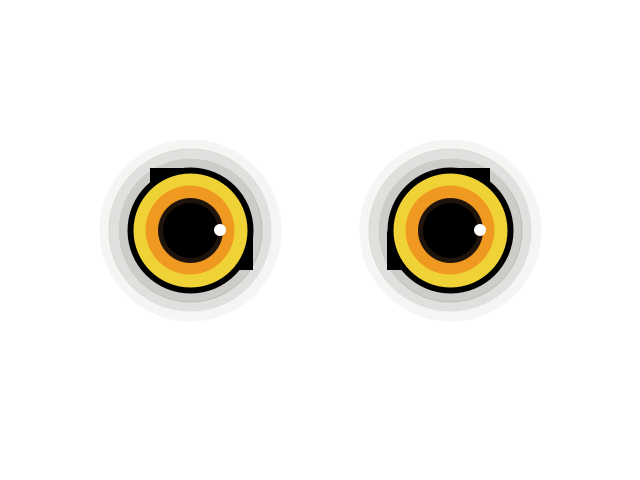
Frame 1 (no input)
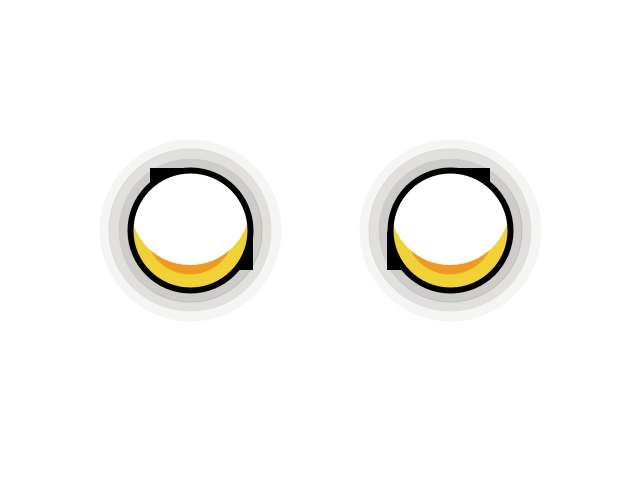
Frame 60 (the mouse pressed at the canvas centre just before this capture)
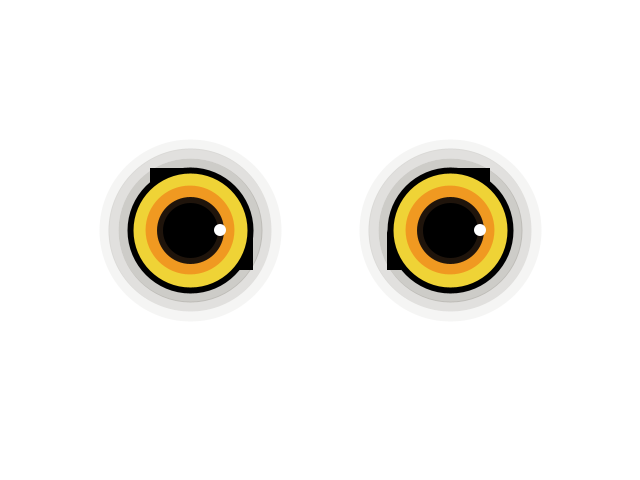
Frame 120 (the mouse held since frame 60 and released just before this capture)

The Processing sketch that drew these frames (run headless with seeded random() and noise(); from frame 60 on, the mouse is pressed at the canvas centre):

// Processing sketch: processing_7187
// ── processing_7187.pde


 int ex= 320;
 int ey= 230;
 int eh =120;
 int ew= 120;
 int s=130;
 int d= eh/2+7;
 int d2= eh/2+2;
 float blink=100;
 float anger;
boolean bg =false;
 

void setup(){        
  smooth();
  size(640,480);
  
}
void keyPressed(){
 if(bg == true) {
  bg = false;
 } 
  else{bg=true;
  }
}
void draw(){
  

  
  
float m=map(mouseX,0,640,164,218);
float m2=map(mouseX,0,640,424,478);
float m3=map(mouseX,0,640,175,205);
float m4=map(mouseX,0,640,435,465);



//NIGHT EYES
 if (bg == true){
     // background(#171a1e);
background(#182131);
      // anger=anger-1.75;
 
 noStroke();
   
   strokeWeight(5);
  


//eye


   stroke(0);
  
  fill(#efd336);
 ellipse(ex-s,ey,eh,ew);
 ellipse(ex+s,ey,eh,ew);
  noStroke();
   fill(#F24100,100);
ellipse(m3,ey,eh/1.35,ew/1.35);
 ellipse(m4,ey,eh/1.35,ew/1.35);
   
//pupil
 
   fill(0);
   stroke(#1f140b);
  ellipse(m,ey,eh/2,ew/2);         
  ellipse(m2,ey,eh/2,ew/2);
  
//white shine
  
   fill(255);
   noStroke();
  ellipse(ex-100,ey,eh/10,ew/10);  
  ellipse(ex+160,ey,eh/10,ew/10);
  

  
  //NIGHT eyelids
  
if (mousePressed){
  
fill(#182131);
   //fill(255);
float my =constrain(mouseY,0,300);
quad(50,0,320,0,320,my,50,150);
quad(590,0,320,0,320,my,590,150);


}

  strokeWeight(10);
  noFill();
stroke(0,125);
 ellipse(190,230,135,135);
 ellipse(450,230,135,135);
 
 stroke(0,75);
 ellipse(190,230,155,155);
 ellipse(450,230,155,155);
 
 stroke(0,25);
 ellipse(190,230,175,175);
 ellipse(450,230,175,175);



// DAY EYES
}else{
   background(255);
   strokeWeight(5);
   
   // eye
   stroke(0);
   noStroke();
   fill(230);
   
 
  fill(#efd336);
 ellipse(ex-s,ey,eh,ew);
 ellipse(ex+s,ey,eh,ew);
 noStroke();
   fill(#F24100,100);
 ellipse(ex-s,ey,eh/1.35,ew/1.35);
 ellipse(ex+s,ey,eh/1.35,ew/1.35);
 
   
//pupil
    anger=anger + dist(mouseX,mouseY,pmouseX,pmouseY)/50;
if(anger>0){
  anger=anger-0.1;
   fill(0);
   stroke(#1f140b);
  ellipse(ex-s,ey,eh/2+anger,ew/2+anger);  
  ellipse(ex+s,ey,eh/2+anger,ew/2+anger);
  
  if(anger>20){
    anger=20;
   }
}
     fill(0);
     stroke(#1f140b);
     ellipse(ex-s,ey,eh/2,ew/2);  
  ellipse(ex+s,ey,eh/2,ew/2);



//white shine
  
   fill(255);
   noStroke();
  ellipse(ex-100,ey,eh/10,ew/10);  
  ellipse(ex+160,ey,eh/10,ew/10);
  
  //
  blink=blink+1.75;
   noStroke();
   fill(255);
ellipse(ex-s,blink,eh,ew);
 ellipse(ex+s,blink,eh,ew);
 
 if (blink>230){
   blink=230;
 }
 
 if (mousePressed ==true){
     blink=blink-7;
 }
 
 //SHADOW

pushMatrix();
int x=4;
  
  strokeWeight(10);
  noFill();
  for(int i =125;i>=0;i-=50){
    //stroke(#938A68,i);
    stroke(#98968F,i);
 ellipse(190,230,130+x,130+x);
 ellipse(450,230,130+x,130+x);
x+=19;
}
popMatrix();
}




  //BLACK OUTLINES
  
noStroke();
  fill(0);
  triangle(ex-d,ey,ex-d,ey+40,ex-d-15,ey+40);
  triangle(ex+d,ey,ex+d,ey+40,ex+d+15,ey+40);
  
  triangle(ex-s,ey-d2,ex-s-40,ey-d2,ex-s-40,ey-d2+15);
  triangle(ex+s,ey-d2,ex+s+40,ey-d2,ex+s+40,ey-d2+15);
  


 noFill();
 stroke(0);
   strokeWeight(6);
 ellipse(ex-s,ey,eh,ew);
 ellipse(ex+s,ey,eh,ew);
 
  //

}
 
